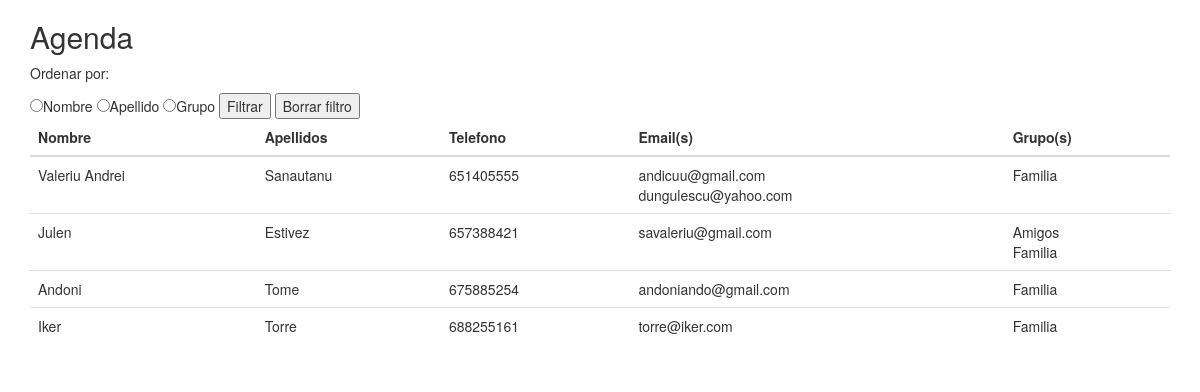
The app's page /agenda/index.php with its own data.
### tables this page shows
CREATE TABLE `contactos` (
  `idContacto` int(11) NOT NULL,
  `Nombre` varchar(20) NOT NULL,
  `Apellidos` varchar(20) NOT NULL,
  `Telefono` int(11) NOT NULL
);

### controlador/cAgenda.php (called while the page is built, shortened)
<?php
    require_once("../modelo/mAgenda.php");
    $agenda = new Contacto();
    if (isset ($_COOKIE["filtro"] ) ) {
      $filtro = $_COOKIE["filtro"];
      $row = $agenda->lista_contactos($filtro);
    } else {
      $row = $agenda->lista_contactos("sinfiltro");
    }
      require_once("../vista/vAgenda.php");
?>

### agenda/index.php (called while the page is built)
<?php
require_once("../controlador/cAgenda.php");
?>

### modelo/mAgenda.php (called while the page is built, shortened)
<?php
class Contacto {
    private $contacto;
    private $link;
    public function __construct() {
        $this->contacto = array();
        $this->link = new mysqli('localhost', 'root', '', 'dser_agenda');
    }
    private function set_names() {
        return $this->link->query("SET NAMES 'utf8'");
    }
    public function lista_contactos($orden) {
        switch ($orden) {
          case 'sinfiltro':
          $sql="select c.idContacto, c.Nombre, c.Apellidos, c.Telefono, group_concat(distinct e.email separator '<br>') Email, group_concat(distinct g.Nombre separator '<br>') as Grupo
                from contactos c, emails e, grupos g, rel_grupos rg
                WHERE (rg.idContacto = c.idContacto) AND (g.idGrupo = rg.idGrupo) AND (e.idContacto = c.idContacto)
                group by c.idContacto";
            break;
        }
        foreach ($this->link->query($sql) as $res) {
            $this->contacto[]=$res;
        }
        return $this->contacto;
        $this->link=null;
    }
}
?>

### vista/vAgenda.php (the view, shortened to what this page needs)
<!DOCTYPE html>
<html lang="en">
<head>
  <link rel="stylesheet" href="https://maxcdn.bootstrapcdn.com/bootstrap/3.3.7/css/bootstrap.min.css">
</head>
<body>
<div class="container">
  <h2>Agenda</h2>
  <p>Ordenar por:</p>
<form method="post" action="index.php">
    <input type="radio" name="filtro"
    <?php if (isset($_COOKIE["filtro"]) && $_COOKIE["filtro"]=="nombre") echo "checked";?>
    value="nombre">Nombre
    <input type="radio" name="filtro"
    <?php if (isset($_COOKIE["filtro"]) && $_COOKIE["filtro"]=="apellido") echo "checked";?>
    value="apellido">Apellido
    <input type="radio" name="filtro"
    <?php if (isset($_COOKIE["filtro"]) && $_COOKIE["filtro"]=="grupo") echo "checked";?>
    value="grupo">Grupo
    <input type="submit" name="submit" value="Filtrar">
    <input type="reset" name="reset" value="Borrar filtro" onclick="
    ">
</form>
  <table class="table table-hover">
    <thead>
      <tr>
        <th><?php if (isset($_COOKIE["filtro"]) && $_COOKIE["filtro"]=="nombre") echo "↓";?>Nombre</th>
        <th><?php if (isset($_COOKIE["filtro"]) && $_COOKIE["filtro"]=="apellido") echo "↓";?>Apellidos</th>
        <th>Telefono</th>
        <th>Email(s)</th>
        <th><?php if (isset($_COOKIE["filtro"]) && $_COOKIE["filtro"]=="grupo") echo "↓";?>Grupo(s)</th>
      </tr>
    </thead>
    <tbody>
      <?php
          for($i=0;$i<count($row);$i++)
          {
              ?>
                  <tr>
                      <td><?php echo $row[$i]["Nombre"]; ?></td>
                      <td><?php echo $row[$i]["Apellidos"]; ?></td>
                      <td><?php echo $row[$i]["Telefono"]; ?></td>
                      <td><?php echo $row[$i]["Email"]; ?></td>
                      <td><?php echo $row[$i]["Grupo"]; ?></td>
                  </tr>
              <?php
          }
      ?>
    </tbody>
  </table>
</div>
</body>
</html>

### records on screen
contactos: Nombre "Valeriu Andrei", Apellidos "Sanautanu", Telefono "651405555", Email "andicuu@gmail.com dungulescu@yahoo.com", Grupo "Familia"
contactos: Nombre "Julen", Apellidos "Estivez", Telefono "657388421", Email "savaleriu@gmail.com", Grupo "Amigos Familia"
contactos: Nombre "Andoni", Apellidos "Tome", Telefono "675885254", Email "andoniando@gmail.com", Grupo "Familia"
contactos: Nombre "Iker", Apellidos "Torre", Telefono "688255161", Email "torre@iker.com", Grupo "Familia"
